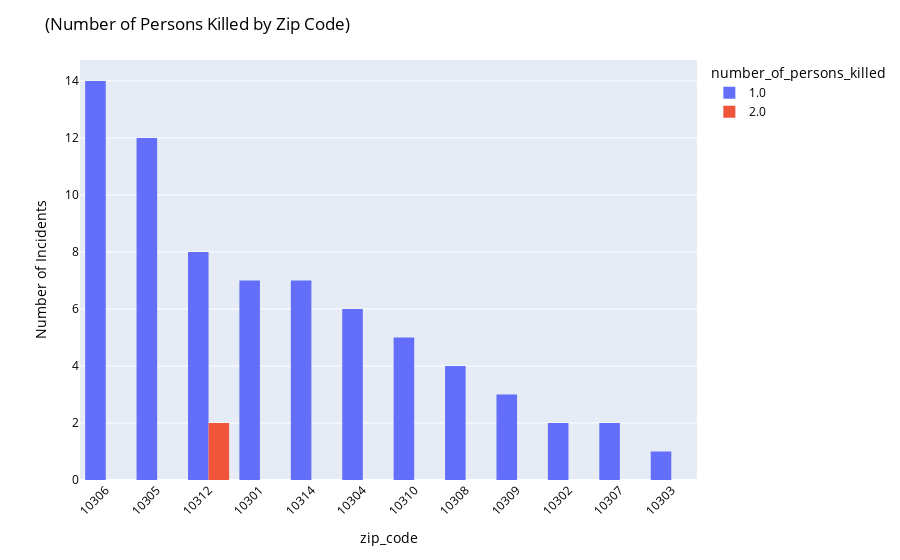

Notebook source saved alongside this figure:
### Code cell
#filtering out the incidents that have no death
filter1 = ['0']
Z_K = MC_SI[~MC_SI.number_of_persons_killed.isin(filter1)]

Z_KF = Z_K.groupby(['number_of_persons_killed']).zip_code.value_counts().reset_index(name='counts')
print(Z_KF)

#Creating bar graph of the number of persons killed in each incident and grouped them by zip codes
fig3 = px.histogram(Z_KF, x = 'zip_code', y = 'counts', color = 'number_of_persons_killed').update_xaxes(categoryorder='total descending')
fig3.update_layout(font_family="Open Sans")
fig3.update_layout(font_color='Black')
fig3.update_yaxes(title_text= 'Number of Incidents')
fig3.update_layout(width=900)
fig3.update_layout(uniformtext_minsize=10)
fig3.update_layout(barmode='group', xaxis_tickangle=-45)
fig3.update_layout(dragmode='zoom')
fig3.update_layout(title='(Number of Persons Killed by Zip Code)')
fig3.update_layout(title_xanchor="left")
fig3.show()

### Figure 1 — Plotly figure (JSON) as saved in the notebook; plotly's stock layout.template omitted (floating-point values rounded to 4 significant figures)
{"data": [{"alignmentgroup": "True", "bingroup": "x", "histfunc": "sum", "hovertemplate": "number_of_persons_killed=1.0<br>zip_code=%{x}<br>sum of counts=%{y}<extra></extra>", "legendgroup": "1.0", "marker": {"color": "#636efa"}, "name": "1.0", "offsetgroup": "1.0", "orientation": "v", "showlegend": true, "type": "histogram", "x": ["10306", "10305", "10312", "10301", "10314", "10304", "10310", "10308", "10309", "10302", "10307", "10303"], "xaxis": "x", "y": [14, 12, 8, 7, 7, 6, 5, 4, 3, 2, 2, 1], "yaxis": "y"}, {"alignmentgroup": "True", "bingroup": "x", "histfunc": "sum", "hovertemplate": "number_of_persons_killed=2.0<br>zip_code=%{x}<br>sum of counts=%{y}<extra></extra>", "legendgroup": "2.0", "marker": {"color": "#EF553B"}, "name": "2.0", "offsetgroup": "2.0", "orientation": "v", "showlegend": true, "type": "histogram", "x": ["10312"], "xaxis": "x", "y": [2], "yaxis": "y"}], "layout": {"barmode": "group", "dragmode": "zoom", "font": {"color": "Black", "family": "Open Sans"}, "legend": {"title": {"text": "number_of_persons_killed"}, "tracegroupgap": 0}, "margin": {"t": 60}, "title": {"text": "(Number of Persons Killed by Zip Code)", "xanchor": "left"}, "uniformtext": {"minsize": 10}, "width": 900, "xaxis": {"anchor": "y", "categoryorder": "total descending", "domain": [0, 1], "tickangle": -45, "title": {"text": "zip_code"}}, "yaxis": {"anchor": "x", "domain": [0, 1], "title": {"text": "Number of Incidents"}}}}
